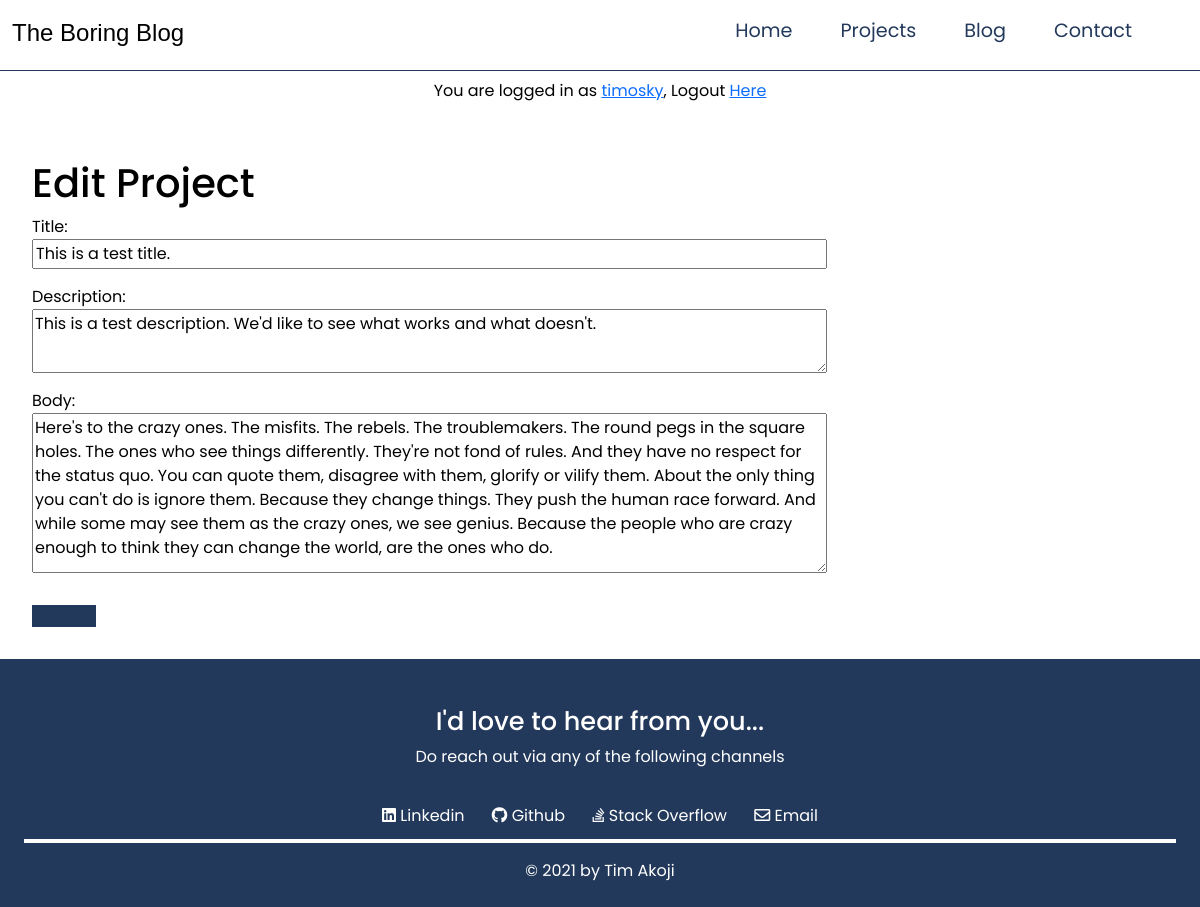
Screenshot of /projects/2/edit/ (signed in) with the database file from the repository.
### accounts/models.py (models this page shows, shortened)
class CustomUser(AbstractUser, models.Model):
    first_name = models.CharField(max_length=30, blank=False)
    last_name = models.CharField(max_length=30, blank=False)
    email = models.EmailField(unique=True)

### blog/models.py (models this page shows, shortened)
class Project(models.Model):
    title = models.CharField(max_length=70, blank=False)
    author = models.ForeignKey(get_user_model(), on_delete=models.CASCADE) # For all many-to-one relationships we must also specify an on_delete option.
    date = models.DateField(auto_now_add=True)
    description = models.TextField(max_length=300) # short description of project (like a caption of some sort)
    body = models.TextField(blank=False)

### blog/views.py (the view)
# urls.py: path('projects/<int:pk>/edit/', ProjectUpdateView.as_view(), name='edit_project'),
class ProjectUpdateView(LoginRequiredMixin, UserPassesTestMixin, UpdateView):
    template_name = 'project_edit.html'
    model = Project
    form_class = ProjectUpdateForm
    def test_func(self):
        obj = self.get_object()
        return obj.author == self.request.user

### blog/forms.py
class ProjectUpdateForm(ModelForm):
    def __init__(self, *args, **kwargs):
        super(ProjectUpdateForm, self).__init__(*args, **kwargs)
        self.fields['title'].widget.attrs = { 'class': 'form-input' }
        self.fields['description'].widget.attrs = { 'class': 'form-input', 'id': 'description-field' }
        self.fields['body'].widget.attrs = { 'class': 'form-input', 'id': 'body-field' }
    class Meta:
        model = Project
        fields = ['title', 'description', 'body']

### templates/project_edit.html
{% extends 'base.html' %}
{% load static %}
{% block content %}
    <div class="form-container">
        <h1>Edit Project</h1>
        <form action="" method="post">{% csrf_token %}
            {{ form.as_p }}
            <button class="app-button blue-button" type="submit" value="Update"></button>
        </form>
    </div>
{% endblock content %}

### templates/base.html (shortened to what this page needs)
{% load static %}
<!doctype html>
<html lang="en">
  <head>
    <link href="https://cdn.jsdelivr.net/npm/bootstrap@5.0.2/dist/css/bootstrap.min.css" rel="stylesheet">
    <link rel="stylesheet" href="https://use.fontawesome.com/releases/v5.8.2/css/all.css"/>
    <link rel="stylesheet" href="{% static 'css/style.css' %}">
    <link rel="stylesheet" href="{% static 'css/projects.css' %}">
    <link rel="stylesheet" href="{% static 'css/forms.css' %}">
  </head>
  <body>
        <nav class="navbar navbar-sticky" id="#sticky-nav">
            <h1 id="text-logo">The Boring Blog</h1>
            <div>
                <ul>
                    <li><a href="{% url 'home' %}">Home</a></li>
                    <li><a href="{% url 'projects' %}">Projects</a></li>
                    <li><a href="#">Blog</a></li>
                    <li><a href="#">Contact</a></li>
                </ul>
            </div>
        </nav>
    <main>
        {% if user.is_authenticated %}
            <p class="login-info">
                <span>You are logged in as <a href="{% url 'user_info' user.pk %}">{{user.username}}</a>, Logout <a href="{% url 'logout' %}">Here</a></span>
            </p>
        {% endif %}
        {% block content %}
        {% endblock content %}
    </main>
    <footer class="footer">
        <section id="contact">
            <h2>I'd love to hear from you...</h2>
            <p>Do reach out via any of the following channels</p>
            <div class="contact-links">
                <a href="https://www.linkedin.com/in/timothy-akoji-585702192/" target="_blank" class="btn-link contact-details">
                    <i class="fab fa-linkedin"></i> Linkedin
                </a>
                <a href="https://www.github.com/CodeMaestro1000" target="_blank" class="btn-link contact-details">
                    <i class="fab fa-github"></i> Github
                </a>
                <a href="https://stackoverflow.com/users/10867393/konnichiwa" target="_blank" class="btn-link contact-details">
                    <i class="fab fa-stack-overflow"></i> Stack Overflow
                </a>
                <a href="mailto:timothyakoji@gmail.com" class="btn-link contact-details">
                    <i class="far fa-envelope"></i> Email
                </a>
            </div>
        </section>
        <div id="trademark">&copy; 2021 by Tim Akoji </div>
    </footer>
    </body>
</html>

### static/css/style.css (style rules this page uses)
body { color: black; margin: 0; padding: 0; min-height: 100vh; display: flex; flex-direction: column; font-family: 'Poppins', sans-serif;; }
.navbar { display: flex; flex-direction: row; width: 100%; border-bottom: solid 1px #23395B; background-color: #ffff; padding-top: 1%; padding-left: 1%; padding-right: 1%; position: sticky; top: 0; left: 0; }
.navbar ul { display: flex; justify-content: flex-end; margin-right: 2rem; margin-top: 1%; font-size: 1.2em; }
.navbar li { list-style: none; }
.navbar a { text-decoration: none; color: #23395B; padding: 1.7rem 1.5rem; }
#text-logo { text-align: left; font-family: Arial, Helvetica, sans-serif; font-size: 1.5em; }
#contact { padding-bottom: 1%; }
#contact h2 { margin-top: 2%; font-size: 1.6rem; }
#contact p { margin-bottom: 3%; }
.btn-link { text-decoration: none; color: #ffff; padding: 1%; }
.footer { margin-top: auto; display: flex; flex-direction: column; justify-content: center; background: #23395B; color: #ffff; text-align: center; padding: 2%; }
#trademark { border-top: 4px solid #ffff; padding-top: 1em; }
.login-info { padding: 0.5em; display: flex; flex-direction: column; align-items: center; }
.blue-button { text-decoration: none; padding: 0.7em 2em; background-color: #23395B; color: #ffff; }
.app-button { display: inline-block; margin-top: 1em; border: none; }
.form-container { display: block; padding: 2rem; }
.form-input { display: block; width: 70%; }
#description-field { height: 4em; }
#body-field { height: 10em; }

### staticfiles/css/projects.css (style rules this page uses)
.blue-button { text-decoration: none; padding: 0.7em 2em; background-color: #23395B; color: #ffff; }

### staticfiles/css/forms.css (style rules this page uses)
.form-container { display: block; padding: 2rem; }
.form-input { display: block; width: 70%; }
#description-field { height: 4em; }
#body-field { height: 10em; }

### rows the page displays
CustomUser: username "timosky"
Project: title "This is a test title.", description "This is a test description. We'd like to see what works and what doesn't.", body "Here's to the crazy ones. The misfits. The rebels. The troublemakers. The round pegs in the square holes. The ones who see things differently. They're not fond of rules. And they have no respect for the status quo. You can quote them, disagree with them, glorify or vilify them. About the only thing you can't do is ignore them. Because they change things. They push the human race forward. And while some may see them as the crazy ones, we see genius. Because the people who are crazy enough to think they can change the world, are the ones who do."
